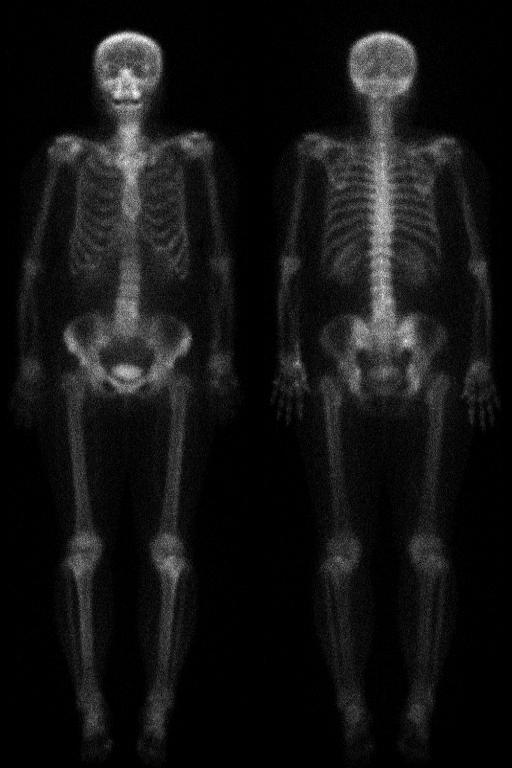
#> input picture temp6/JPEGImages/processed_0000403.jpg, 512 x 768 px; its folder holds only this picture in this run
$ jupyter execute --allow-errors extract_ribbone.ipynb
#> lines starting #> are read from the running program, lines starting #| are printed output that depends on the picture; after the words box and inside, x2 and y2 are one past the last pixel; in counts of white or black regions, pixels touching at a corner belong together
[cell 1]
import os
import numpy as np
from PIL import Image
import glob
import os.path as osp
import matplotlib.pyplot as plt

[cell 2]
# 디렉토리 경로 설정
input_image_dir = "./JPEGImages"
input_mask_dir = "./SegmentationClassNpy"
output_dir = "./MaskedImages"

# 출력 디렉토리가 없으면 생성
if not osp.exists(output_dir):
    os.makedirs(output_dir)

[cell 3]
# 마스킹할 클래스 ID 정의
# 예: "Ribs Lt"=1, "Ribs Rt"=2
allowed_classes = [5, 6]

[cell 4]
# 모든 JPEG 이미지 파일 목록 가져오기
image_files = sorted(glob.glob(osp.join(input_image_dir, "*.jpg")))

# 매칭되는 마스크 파일 존재 여부 확인
matched_files = []
for img_path in image_files:
    base = osp.splitext(osp.basename(img_path))[0]
    mask_path = osp.join(input_mask_dir, base + ".npy")
    if osp.exists(mask_path):
        matched_files.append((img_path, mask_path))
    else:
        print(f"마스크 파일을 찾을 수 없습니다: {mask_path}")

[cell 5]
for img_path, mask_path in matched_files:
    base = osp.splitext(osp.basename(img_path))[0]

    # 원본 이미지 로드
    img = Image.open(img_path).convert("RGB")
    img_np = np.array(img)

    # 마스크 로드
    mask = np.load(mask_path)

    # allowed_classes에 해당하는 부분만 유지하고 나머지는 0으로 설정
    binary_mask = np.isin(mask, allowed_classes).astype(
        np.uint8
    )  # 1과 0으로 구성된 이진 마스크

    # 이진 마스크를 3채널로 확장
    binary_mask_3ch = np.stack([binary_mask] * 3, axis=-1)

    # 마스크 적용: 마스크가 1인 부분은 원본 이미지, 0인 부분은 검은색
    masked_img_np = img_np * binary_mask_3ch

    # NumPy 배열을 PIL 이미지로 변환
    masked_img = Image.fromarray(masked_img_np)

    # 저장 경로 설정
    out_path = osp.join(output_dir, base + "_masked.jpg")
    masked_img.save(out_path)

    print(f"저장된 마스크 이미지: {out_path}")

[cell 6]
# 예시: 첫 번째 마스킹된 이미지 표시
if matched_files:
    sample_img_path, sample_mask_path = matched_files[0]
    base = osp.splitext(osp.basename(sample_img_path))[0]
    masked_img_path = osp.join(output_dir, base + "_masked.jpg")

    # 원본 이미지
    original_img = Image.open(sample_img_path).convert("RGB")

    # 마스킹된 이미지
    masked_img = Image.open(masked_img_path).convert("RGB")

    # 시각화
    fig, axes = plt.subplots(1, 2, figsize=(12, 6))
    axes[0].imshow(original_img)
    axes[0].set_title("원본 이미지")
    axes[0].axis("off")

    axes[1].imshow(masked_img)
    axes[1].set_title("마스킹된 이미지 (Ribs Lt & Ribs Rt)")
    axes[1].axis("off")

    plt.show()

[cell 7]
import os
import numpy as np
from PIL import Image
import glob
import os.path as osp
import matplotlib.pyplot as plt
from tqdm import tqdm  # 진행 상황 표시

[cell 8]
# 디렉토리 경로 설정
input_dir = "./MaskedImages"
output_dir = "./TrimmedImages"

# 출력 디렉토리가 없으면 생성
if not osp.exists(output_dir):
    os.makedirs(output_dir)

[cell 9]
# 모든 마스킹된 이미지 파일 목록 가져오기
masked_image_files = sorted(glob.glob(osp.join(input_dir, "*_masked.jpg")))

for img_path in tqdm(masked_image_files, desc="트리밍 진행 중"):
    try:
        base = osp.splitext(osp.basename(img_path))[0]

        # 마스킹된 이미지 로드 (그레이스케일로 변환)
        img = Image.open(img_path).convert(
            "L"
        )  # 'L' 모드로 변환하여 그레이스케일 이미지 생성
        img_np = np.array(img)

        # Otsu의 이진화 적용
        # Pillow에서는 직접적으로 Otsu를 지원하지 않으므로, numpy를 이용하여 구현
        # 히스토그램 계산
        hist, bin_edges = np.histogram(img_np, bins=256, range=(0, 255))

        total = img_np.size
        current_max, threshold = 0, 0
        sum_total, sum_foreground = 0, 0
        weight_background, weight_foreground = 0, 0

        for i in range(256):
            sum_total += i * hist[i]

        for i in range(256):
            weight_background += hist[i]
            if weight_background == 0:
                continue
            weight_foreground = total - weight_background
            if weight_foreground == 0:
                break
            sum_foreground += i * hist[i]

            mean_background = sum_foreground / weight_background
            mean_foreground = (sum_total - sum_foreground) / weight_foreground

            # Between Class Variance
            variance_between = (
                weight_background
                * weight_foreground
                * (mean_background - mean_foreground) ** 2
            )

            if variance_between > current_max:
                current_max = variance_between
                threshold = i

        # 임계값 적용하여 이진화
        threshold = 20
        binary_mask = (img_np > threshold).astype(
            np.uint8
        ) * 255  # 0과 255로 구성된 이진 마스크

        # 이진 마스크를 3채널로 확장하여 원본 이미지와 동일한 형태로 만듦
        binary_mask_3ch = np.stack([binary_mask] * 3, axis=-1)

        # 원본 마스킹된 이미지 로드 (RGB)
        img_rgb = Image.open(img_path).convert("RGB")
        img_rgb_np = np.array(img_rgb)

        # 트리밍: 마스크가 255인 부분만 원본 이미지 유지, 나머지는 검은색으로 설정
        trimmed_img_np = img_rgb_np * (binary_mask_3ch // 255)

        # NumPy 배열을 PIL 이미지로 변환
        trimmed_img = Image.fromarray(trimmed_img_np)

        # 저장 경로 설정
        out_path = osp.join(output_dir, base + "_trimmed.jpg")
        trimmed_img.save(out_path)

    except Exception as e:
        print(f"이미지 처리 중 에러 발생 ({base}): {e}")
        continue

[cell 10]
# 트리밍된 이미지 파일 목록 가져오기
trimmed_image_files = sorted(glob.glob(osp.join(output_dir, "*_trimmed.jpg")))

# 트리밍된 첫 번째 이미지 시각화
if trimmed_image_files:
    sample_trimmed_img_path = trimmed_image_files[0]
    sample_trimmed_img = Image.open(sample_trimmed_img_path).convert("RGB")

    # 원본 마스킹된 이미지
    original_masked_img_path = osp.join(
        input_dir, osp.basename(sample_trimmed_img_path).replace("_trimmed.jpg", ".jpg")
    )
    original_masked_img = Image.open(original_masked_img_path).convert("RGB")

    # 시각화
    fig, axes = plt.subplots(1, 2, figsize=(12, 6))
    axes[0].imshow(original_masked_img)
    axes[0].set_title("원본 마스킹 이미지")
    axes[0].axis("off")

    axes[1].imshow(sample_trimmed_img)
    axes[1].set_title("트리밍된 이미지 (뼈 부분만 남음)")
    axes[1].axis("off")

    plt.show()

[cell 11]
manual_threshold = 150  # 원하는 임계값으로 설정

# 이진 마스크 생성
#> (the rest of this cell did not finish here and is left out)

[cell 12]
import cv2

# 마스크 로드 후, Otsu의 이진화 적용 대신 OpenCV 사용
# 이미지 로드
img = Image.open(img_path).convert("L")
#> img is the input picture: PIL image 512x768 L; min 0, max 255, mean 19.6
img_np = np.array(img)

# Otsu의 이진화 적용
ret, binary_mask = cv2.threshold(img_np, 0, 255, cv2.THRESH_BINARY + cv2.THRESH_OTSU)
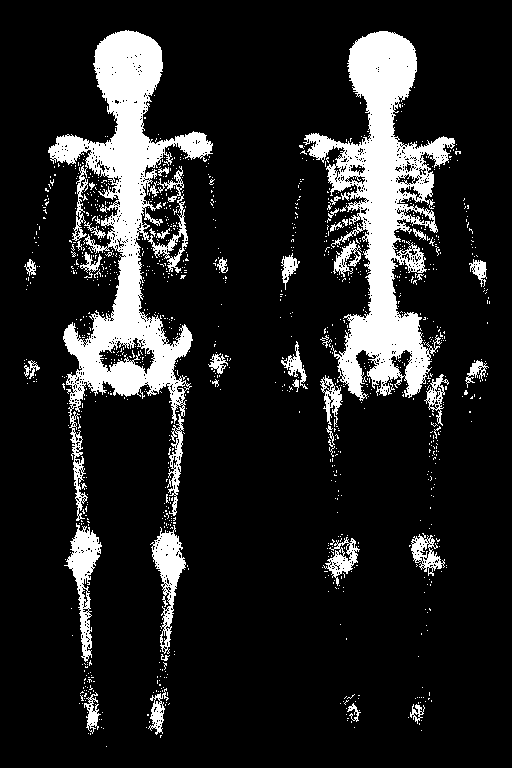
#> binary_mask: shape (768, 512); 14.1% white; 1130 white regions (1090 under 20 px), largest, box (x1, y1, x2, y2) and area: (48, 30, 213, 521) 22893, (303, 31, 455, 401) 20442, (64, 523, 102, 662) 1848
#> ret = 46

# 모폴로지 연산: 침식 후 팽창 (열림, Opening)
kernel = np.ones((3, 3), np.uint8)
binary_mask = cv2.morphologyEx(binary_mask, cv2.MORPH_OPEN, kernel, iterations=2)
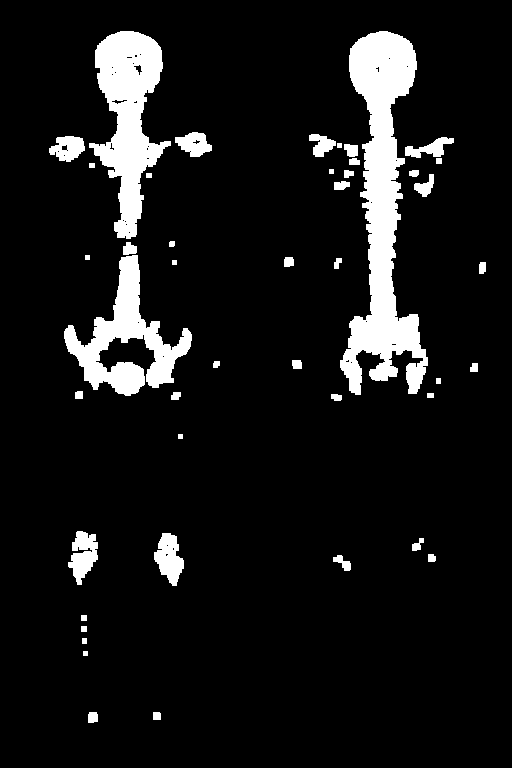
#> binary_mask: shape (768, 512); 9% white; 45 white regions, largest, box (x1, y1, x2, y2) and area: (340, 31, 428, 395) 14208, (89, 31, 171, 239) 8249, (64, 255, 192, 396) 6400

# 이후 트리밍 적용
# ...

$ run again, on temp6/JPEGImages/processed_0006161.jpg
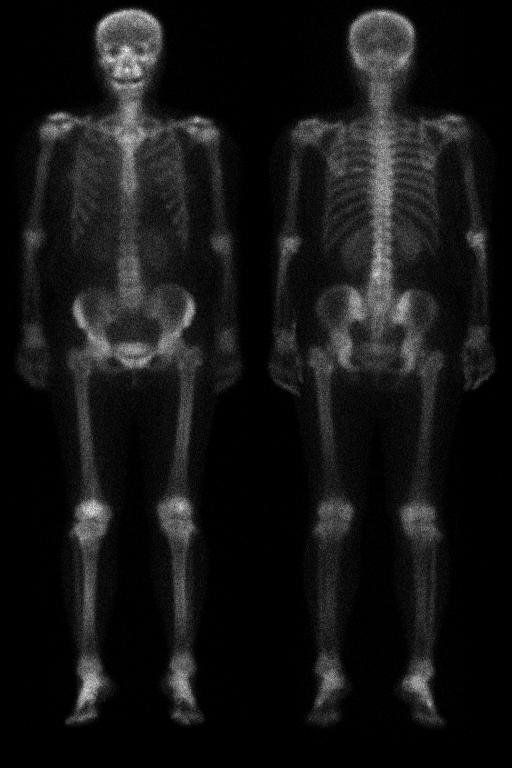
#> input picture temp6/JPEGImages/processed_0006161.jpg, 512 x 768 px
#> img is the input picture: PIL image 512x768 L; min 0, max 255, mean 20.5
#> `ret, binary_mask = cv2.threshold(img_np, 0, 255, cv2.THRESH_BINARY + c..`:
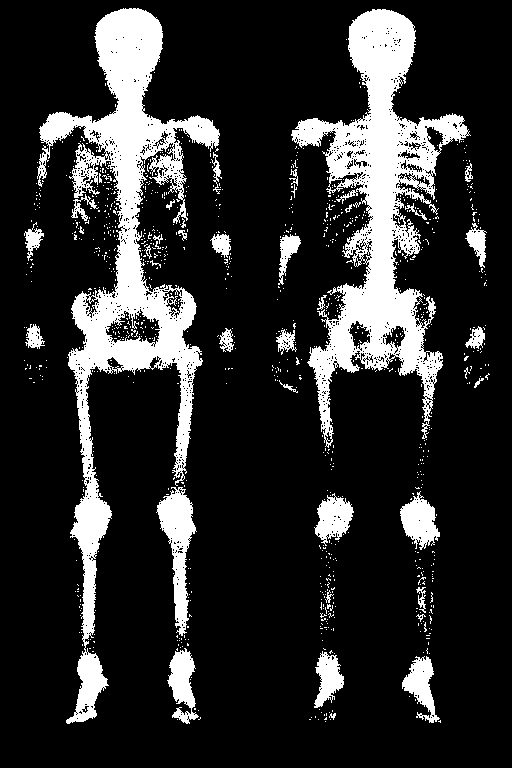
#> binary_mask: shape (768, 512); 17.4% white; 953 white regions (914 under 20 px), largest, box (x1, y1, x2, y2) and area: (37, 8, 220, 724) 29151, (291, 9, 471, 448) 24863, (156, 487, 197, 636) 2574
#> ret = 43
